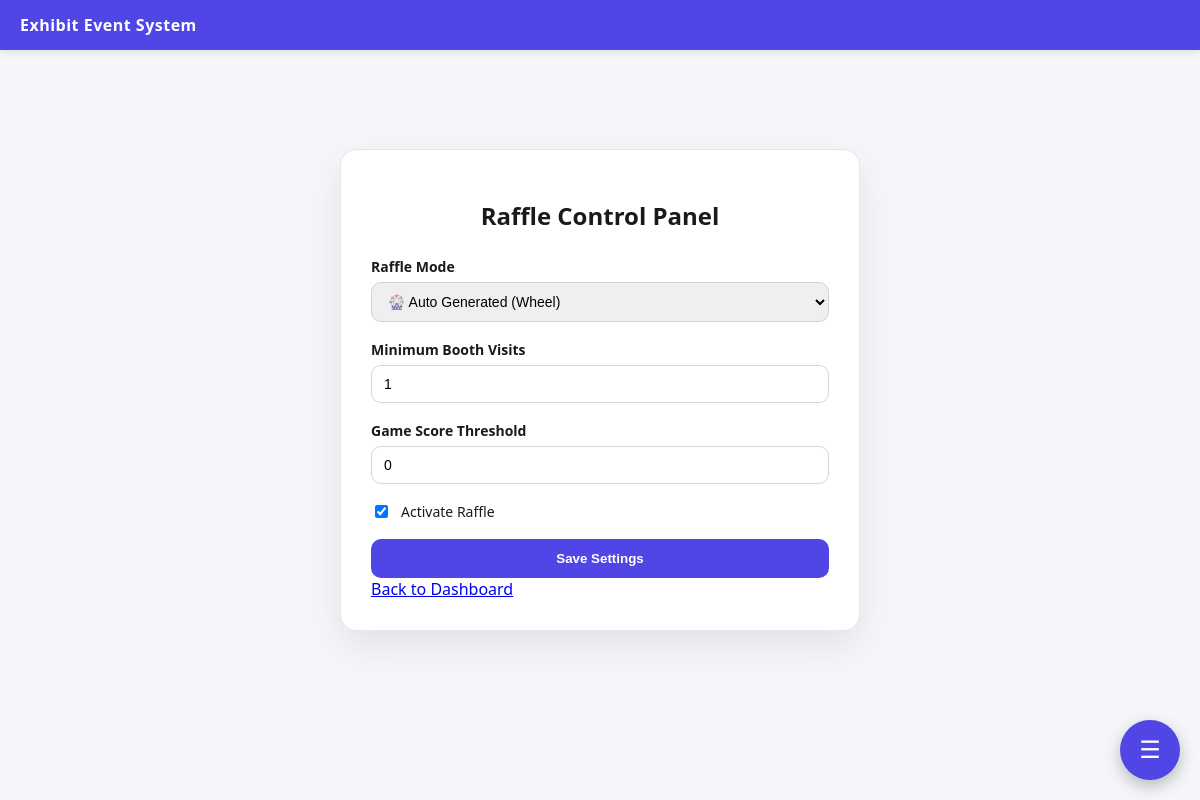
The app's page /adminpanel/staff/raffle-control/ (signed in), older data.
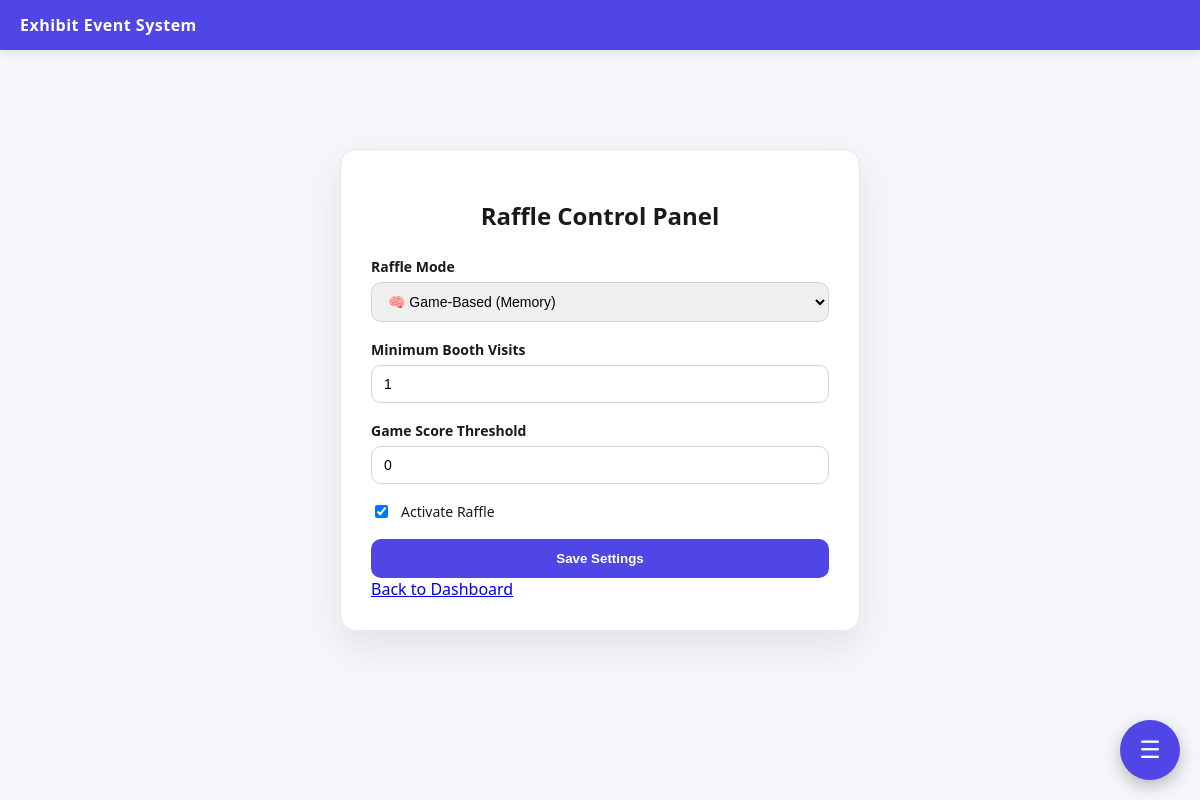
The same page, newer data.
### apps/raffle/models.py (models this page shows, shortened)
class RaffleSetting(models.Model):
    MODE_CHOICES = (
        ('draw', 'Standard Draw'),
        ('game', 'Game-Based'),
    )
    event = models.OneToOneField(Event, on_delete=models.CASCADE)
    mode = models.CharField(max_length=20, choices=MODE_CHOICES)
    min_booth_required = models.IntegerField(default=1)
    game_threshold = models.IntegerField(default=0)
    is_active = models.BooleanField(default=True)

### apps/core/views.py (the view, shortened to what this page needs)
# urls.py: path('staff/raffle-control/', views.staff_raffle_control, name='staff_raffle_control'),
@login_required
def staff_raffle_control(request):
    if not request.user.is_staff:
        return redirect('exhibitor_login')
    event = Event.objects.filter(is_active=True).first()
    if not event:
        return render(request, 'staff/raffle_control.html', {
            'error': 'No active event'
        })
    raffle_setting, created = RaffleSetting.objects.get_or_create(
        event=event
    )
    return render(request, 'staff/raffle_control.html', {
        'raffle_setting': raffle_setting
    })

### templates/staff/raffle_control.html (shortened to what this page needs)
{% extends 'base/base.html' %}
{% block content %}
<div class="raffle-wrapper">
    <div class="raffle-card">
        <h2 class="raffle-title">Raffle Control Panel</h2>
        <form method="POST">
            <div class="form-group">
                <label>Raffle Mode</label>
                <select name="mode" class="form-select">
                    <option value="draw"
                        {% if raffle_setting.mode == "draw" %}selected{% endif %}>
                        🎡 Auto Generated (Wheel)
                    </option>
                    <option value="game"
                        {% if raffle_setting.mode == "game" %}selected{% endif %}>
                        🧠 Game-Based (Memory)
                    </option>
                </select>
            </div>
            <div class="form-group">
                <label>Minimum Booth Visits</label>
                <input type="number"
                       name="min_booth_required"
                       value="{{ raffle_setting.min_booth_required }}"
                       class="form-input">
            </div>
            <div class="form-group">
                <label>Game Score Threshold</label>
                <input type="number"
                       name="game_threshold"
                       value="{{ raffle_setting.game_threshold }}"
                       class="form-input">
            </div>
            <div class="form-group checkbox-group">
                <input type="checkbox"
                       name="is_active"
                       {% if raffle_setting.is_active %}checked{% endif %}>
                <span>Activate Raffle</span>
            </div>
            <button type="submit" class="raffle-btn">
                Save Settings
            </button>
            <a href="/adminpanel/staff/dashboard/" class="btn btn-secondary">
                Back to Dashboard
            </a>
        </form>
    </div>
</div>
{% endblock %}

Row changes from the older to the newer data that the page shows:
changed RaffleSetting: mode "🎡 Auto Generated (Wheel)" → "🧠 Game-Based (Memory)"
